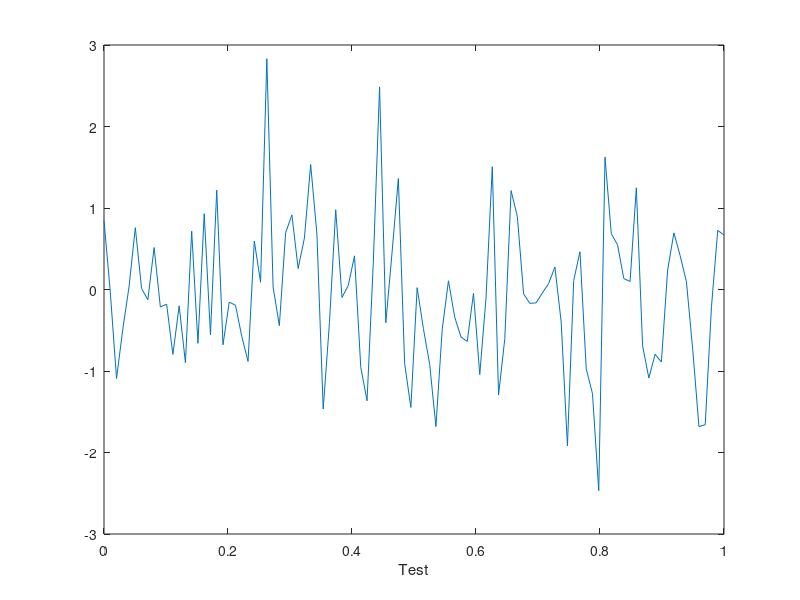

Write MATLAB code to recreate this figure.
function result = test_xlabel_003
result = false;
a = figure;
plot(linspace(0,1),randn(1,100));
h = gca;
xlabel(h,'Test');
drawnow;
close(a);
result = true;
